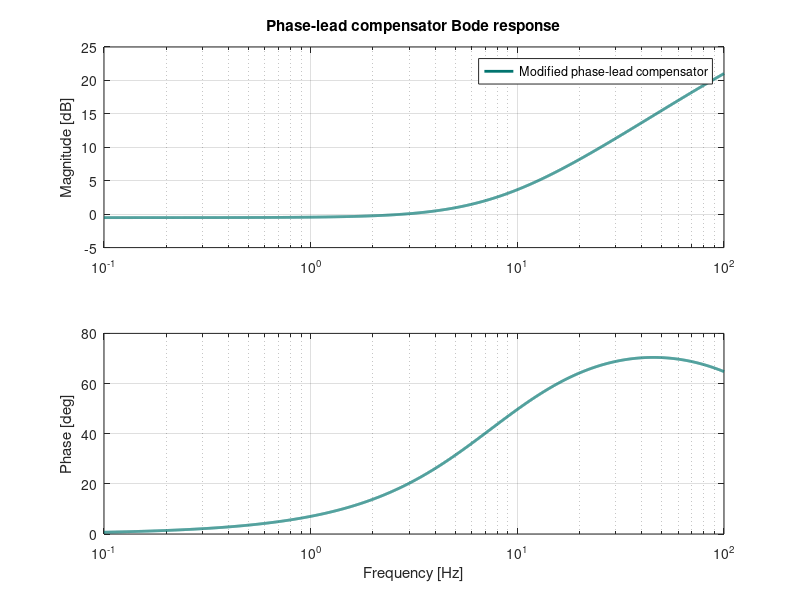

This chart was generated by the following MATLAB code:
function pl_bode
%PL_BODE Plot the phase-lead compensator Bode response.
%   With the "scripted" folder on the MATLAB path, run this figure with:
%       pl_bode
%   The horizontal axis is frequency in Hz.

modified = 1;             % 1 = modified phase-lead compensator
frequencyHz = logspace(-1, 2, 3000);

if modified == 1
    phaseLead = tf(31.6431547 * [1 49.3502225], [1 1657.846121]);
    phaseLeadName = 'Modified phase-lead compensator';
else
    phaseLead = tf(50.8316336027 * [1 168.6036181018], ...
        [1 8570.3973394443]);
    phaseLeadName = 'Original phase-lead compensator';
end

omega = 2 * pi * frequencyHz;
response = squeeze(freqresp(phaseLead, omega));

figure('Name', 'Phase-lead Bode response', 'Color', 'w');

subplot(2, 1, 1);
semilogx(frequencyHz, 20 * log10(abs(response)), 'LineWidth', 2, ...
    'Color', '#01746F');
grid on; box on;
ylabel('Magnitude [dB]');
title('Phase-lead compensator Bode response');
legend(phaseLeadName, 'Location', 'best');

subplot(2, 1, 2);
semilogx(frequencyHz, unwrap(angle(response)) * 180 / pi, ...
    'LineWidth', 2, 'Color', '#01746F');
grid on; box on;
xlabel('Frequency [Hz]');
ylabel('Phase [deg]');
end
